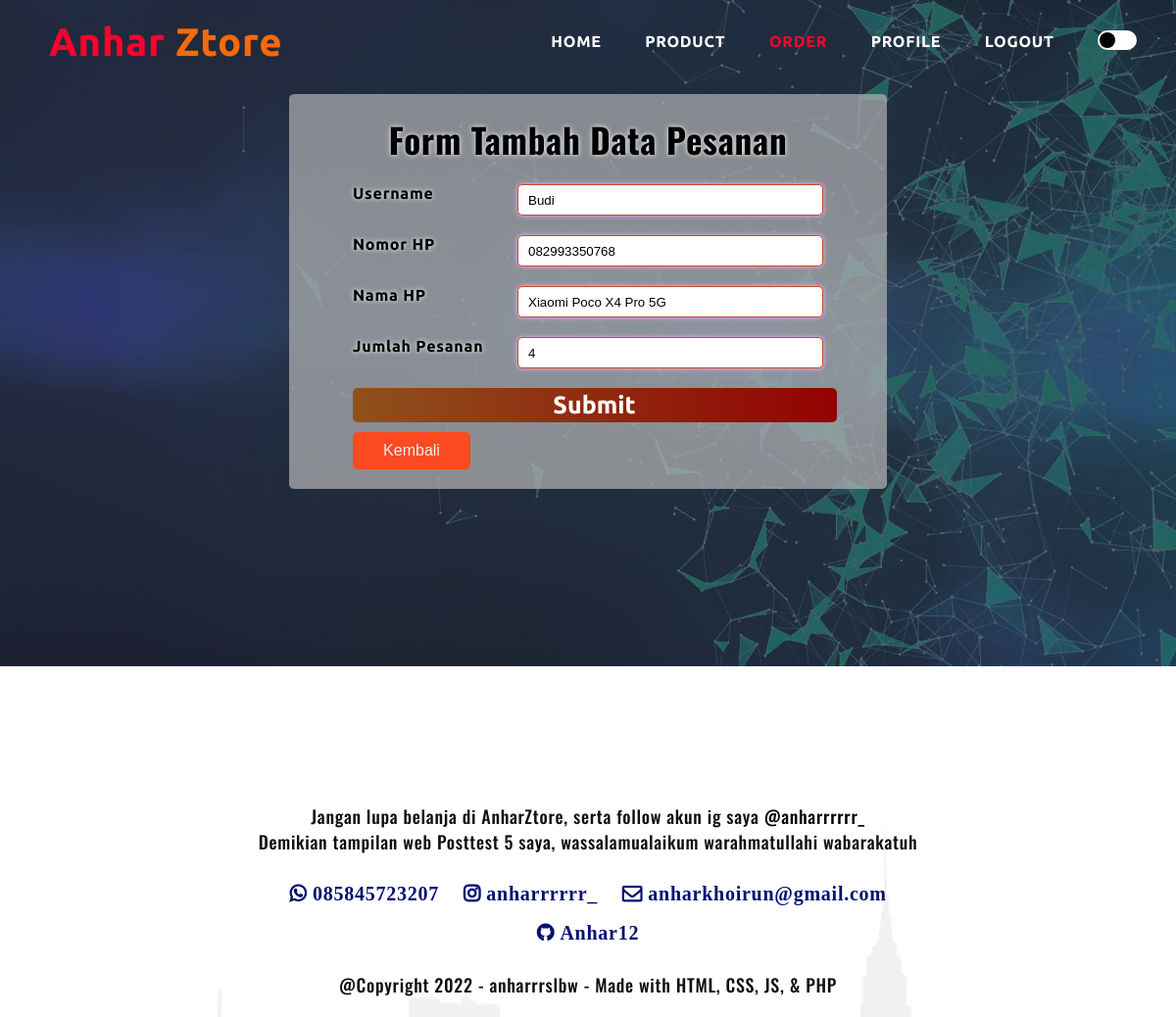
/pesanan/edit_pesanan_user.php?id=6 (signed in), run on the app's committed database.
### tables this page shows
CREATE TABLE `user` (
  `id_user` int(10) NOT NULL,
  `role` enum('admin','user') NOT NULL,
  `username` varchar(100) NOT NULL,
  `password` varchar(100) NOT NULL,
  `email` varchar(100) NOT NULL,
  `no_hp` varchar(16) NOT NULL,
  `alamat` text NOT NULL
);

CREATE TABLE `produk` (
  `id_produk` int(10) NOT NULL,
  `nama` varchar(100) NOT NULL,
  `harga` int(10) NOT NULL,
  `kategori` varchar(50) NOT NULL,
  `deskripsi` text NOT NULL,
  `stock` int(10) NOT NULL,
  `keterangan` timestamp NOT NULL DEFAULT current_timestamp() ON UPDATE current_timestamp(),
  `gambar` varchar(100) NOT NULL
);

CREATE TABLE `pesanan` (
  `id_pesanan` int(10) NOT NULL,
  `id_user` int(10) NOT NULL,
  `id_produk` int(10) NOT NULL,
  `metode_pembayaran` varchar(100) NOT NULL,
  `jumlah` int(10) NOT NULL,
  `total_harga` int(10) NOT NULL,
  `keterangan_waktu` timestamp NOT NULL DEFAULT current_timestamp() ON UPDATE current_timestamp(),
  `atas_nama` varchar(100) NOT NULL,
  `status` enum('menunggu','berhasil','gagal') NOT NULL
);

### pesanan/edit_pesanan_user.php (the view, shortened to what this page needs)
<?php
    require '../koneksi.php';
    $result = mysqli_query( $conn, "SELECT * FROM pesanan WHERE id_pesanan = '$_SESSION[id_pesanan]'");
    $pesan = [];
    while ($row = mysqli_fetch_array($result)) {
        $pesan[] = $row;
    }
    foreach ($pesan as $data_pesanan);
    $username = $_SESSION["username"];
    $result = mysqli_query($conn, "SELECT * FROM user WHERE username = '$username'");
    $data = [];
    while ($row = mysqli_fetch_array($result)) {
        $data[] = $row;
    }
    foreach ($data as $user);
    $id_user = $user["id_user"];
    $result = mysqli_query( $conn, "SELECT * FROM produk WHERE id_produk = '$data_pesanan[id_produk]'");
    $data_produk = [];
    while ($row = mysqli_fetch_array($result)) {
        $data_produk[] = $row;
    }
    foreach ($data_produk as $produk);
?>
<!DOCTYPE html>
<html lang="en">
<head>
    <link rel="stylesheet" href="../style.css">
    <link rel="stylesheet" href="https://stackpath.bootstrapcdn.com/font-awesome/4.7.0/css/font-awesome.min.css">
</head>
<body>
    <div class="atas">
        <nav>
            <a href="index.html" id="logo"> Anhar <font color="#f86909"> Ztore </font> </a>
            <div class="navbar">
                <ul>
                    <li> <a href="../pengguna/user/user.php"> HOME </a></li>
                    <li> <a href="../produk/list_barang.php"> PRODUCT </a></li>
                    <li> <a href='pesanan_user.php' style="color: #fa022e;"> ORDER </a></li>
                    <li> <a href='../pengguna/user/profile.php?id=<?php echo $id_user; ?>'> PROFILE </a></li>
                    <li> <a href="../logout.php"> LOGOUT </a></li>
                    <li>
                        <label>
                            <span class="check"></span>
                        </label>
                    </li>
                </ul>
            </div>
        </nav>
        <div class="form">
            <form method="post" action="">
                <h2>Form Tambah Data Pesanan</h2>
                <div class="order-detail">
                    <div class="input">
                        <span class="detail"> Username </span>
                        <input name="nama" type="text" value="<?php echo ucwords($user['username']) ?>" readonly
                                style="
                                    box-shadow: 0px 0px 5px 0px rgb(255, 172, 254);
                                    border-color: rgb(198, 72, 37);">
                    </div>
                    <div class="input">
                        <span class="detail"> Nomor HP </span>
                        <input  name="no_hp" type="text" value="<?php echo $user['no_hp'] ?>" readonly
                                style="
                                    box-shadow: 0px 0px 5px 0px rgb(255, 172, 254);
                                    border-color: rgb(198, 72, 37);">
                    </div>
                    <div class="input">
                        <span class="detail"> Nama HP </span>
                        <input name="merk" type="text" value="<?php echo $produk['nama'] ?>" readonly
                                style="
                                    box-shadow: 0px 0px 5px 0px rgb(255, 172, 254);
                                    border-color: rgb(198, 72, 37);">
                    </div>
                    <div class="input">
                        <span class="detail"> Jumlah Pesanan </span>
                        <input name="jumlah" type="number" min="1" required value="<?php echo $data_pesanan['jumlah'] ?>"
                                style="
                                    box-shadow: 0px 0px 5px 0px rgb(255, 172, 254);
                                    border-color: rgb(198, 72, 37);">
                    </div>
                    <div class="submitButton">
                        <input type="submit" value="Submit" name="lanjutkan">
                    </div>
                    <div class="kelola">
                        <button><a href="pesanan_user.php">Kembali</a> </button>
                    </div>
                </div>
            </form>
        </div>
    </div>
    <div class="bawah">
        <footer>
            <div class="footer">
                <p>
                    Jangan lupa belanja di AnharZtore, serta follow akun ig saya <a href="https://www.instagram.com/anharrrrrr_/" id="ig"> @anharrrrrr_ </a>
                    <br>
                    Demikian tampilan web Posttest 5 saya, wassalamualaikum warahmatullahi wabarakatuh
                </p>
            </div>
            <div id="kontak">
                <i class="fa fa-whatsapp"> 085845723207 </i>
                <i class="fa fa-instagram"> anharrrrrr_ </i>
                <i class="fa fa-envelope-o"> anharkhoirun@gmail.com </i>
                <i class="fa fa-github"> Anhar12 </i>
            </div>
            <p> @Copyright 2022 - anharrrslbw - Made with HTML, CSS, JS, & PHP </p>
        </footer>
    </div>
</body>
</html>

### style.css (style rules this page uses)
* { margin: 0; padding: 0; scroll-behavior: smooth; }
:root { --Atas-color: linear-gradient(rgba(30, 34, 51, 0.7),rgba(30, 34, 51, 0.7)), url(assets/bg.jpg); --Bawah-color: url(img/bg2.jpg); --h1produk-color: rgb(8, 8, 53); --h1produk-shadow: 1px 1px 3px red; --pproduk-color: rgb(85, 81, 81); --kolom-color: #dafaf8; --kolom-shadow: rgb(108, 108, 108); --kolom-hover: rgb(55, 82, 255); --h1review-color: rgb(8, 8, 53); --kolomreview-color: #e9f9f7; --preview-color: black; --fareview-color: rgb(6, 15, 114); --form-color:linear-gradient(rgba(180,180,180,0.6871790952709209) 0%, rgba(180,180,180,0.7123891793045343)); --tampil-color: linear-gradient(rgba(17,100,98,1) 0%, rgba(15,13,106,1) 100%); --form-shadow: 0px 0px 5px white; }
body { letter-spacing: 0.75px; font-size: 16px; font-weight: 500; }
.check:before, .check:after { border-radius: 50%; content: ''; position: absolute; top: 2px; transition: transform 0.5s ease; height: 16px; width: 16px; }
.check:before { background-color: #000; left: 2px; }
.check { background-color: #fff; border-radius: 20px; cursor: pointer; display: block; height: 20px; overflow: hidden; position: relative; transition: background-color 0.5s ease-in; box-shadow: 0.5s ease-in; width: 40px; }
.atas { min-height: 650px; height: auto; width: 100%; background-image: var(--Atas-color); background-position: center; background-size: cover; position: static; font-family: 'Ubuntu', sans-serif; text-align: center; margin: auto; z-index: 1; padding-bottom: 30px; }
nav { padding-top: 20px; padding-bottom: 20px; display: flex; padding-left: 50px; justify-content: space-between; align-items: center; }
#logo { color: rgb(248, 240, 227); font-size: 40px; text-decoration: none; font-weight: 700; }
.navbar { float: right; }
.navbar ul li { list-style: none; display: inline-block; padding-right: 40px; position: static; }
.navbar ul li a { font-weight: 600; color: white; text-decoration: none; font-family: 'Ubuntu', sans-serif; font-size: 16px; }
.navbar ul li::after { content: ''; width: 0%; height: 2px; background: rgb(182, 7, 7); display: flex; margin: auto; transition: 0.3s; }
footer { padding-top: 50px; text-align: center; }
footer p { color: var(--preview-color); font-family: 'Oswald', sans-serif; font-size: 18px; font-weight: 500; padding-bottom: 20px; padding-top: 20px; color: #101010; }
#ig { text-decoration: none; color: var(--preview-color); }
footer .fa { color: var(--fareview-color); font-size: 20px; padding: 10px; font-weight: bold; }
#kontak { margin: auto; width: 60%; border-radius: 10px; }
.bawah { padding-top: 70px; background: var(--Bawah-color); background-size: cover; width: 100%; }
.form { text-shadow: var(--form-shadow); display: flex; justify-content: center; align-items: center; background: var(--form-color); max-width: 550px; max-height: 700px; width: 100%; margin: auto; margin-top: 10px; padding: 20px 30px; border-radius: 5px; color: var(--preview-color); font-weight: 600; }
.form h2 { font-size: 35px; margin-bottom: 10px; font-family: 'Oswald', sans-serif; }
.input { font-family: 'Ubuntu'; display: flex; justify-content: space-between; width: 480px; margin: 20px; }
.input input { border-radius: 5px; border: 1px solid rgb(160, 160, 160); box-shadow: 0px 0px 5px 0px rgb(160, 160, 160); height: 30px; outline: none; width: 300px; padding-left: 10px; }
.input input:focus, .input input:valid { box-shadow: 0px 0px 5px 0px rgb(255, 172, 254); border-color: rgb(198, 72, 37); }
.submitButton input { cursor: pointer; border-radius: 5px; border: none; margin-left: 13px; color: white; height: 35px; width: 95%; font-weight: 700; font-family: 'ubuntu'; font-size: 25px; background: linear-gradient(90deg, rgba(142,81,28,1) 0%, rgba(147,2,2,1) 100%); }
.kelola button { margin-top: 10px; margin-left: 20px; width: 120px; padding-top: 10px; border-radius: 5px; padding-bottom: 10px; background: #fb4a22; float: left; border: none; outline: none; }
.kelola button a { text-decoration: none; font-size: 16px; color: #eeeeee; }

### data on the page
user: nama "Budi", no_hp "082993350768"
produk: merk "Xiaomi Poco X4 Pro 5G"
pesanan: jumlah "4"
